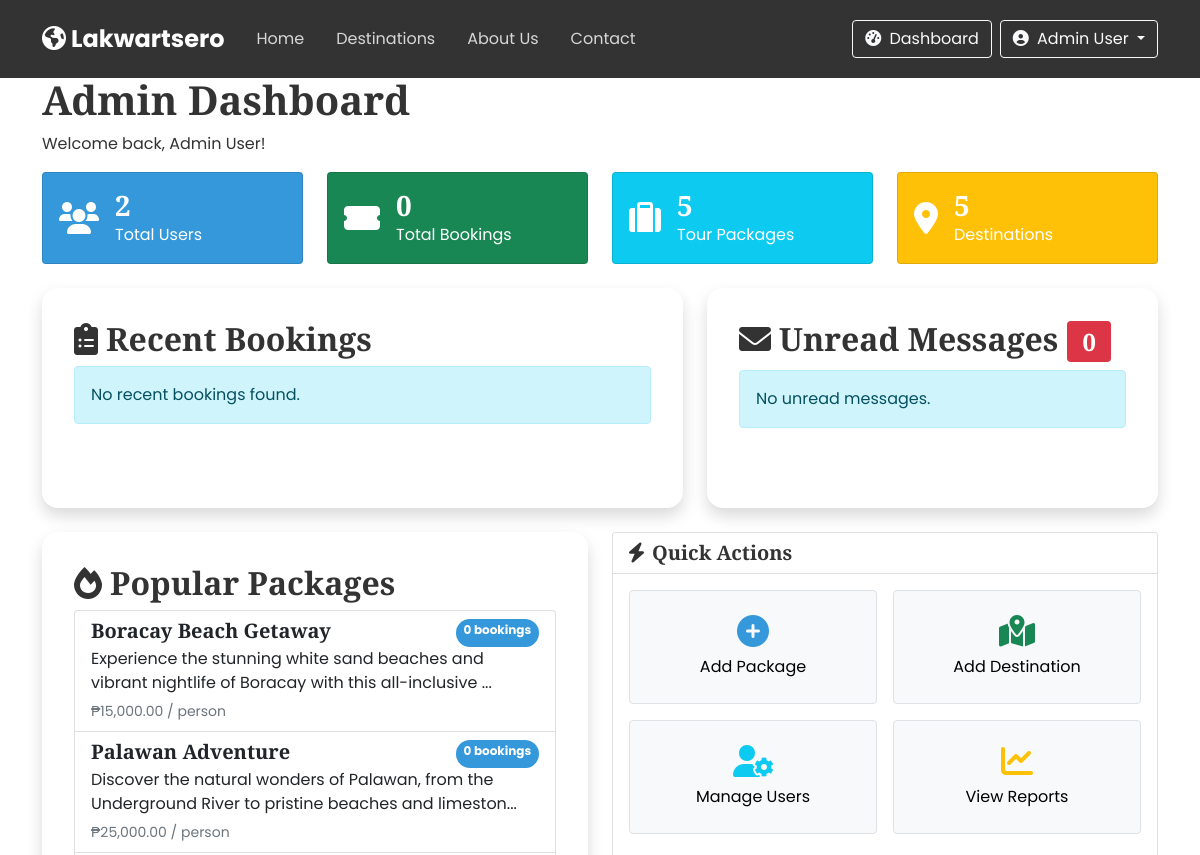
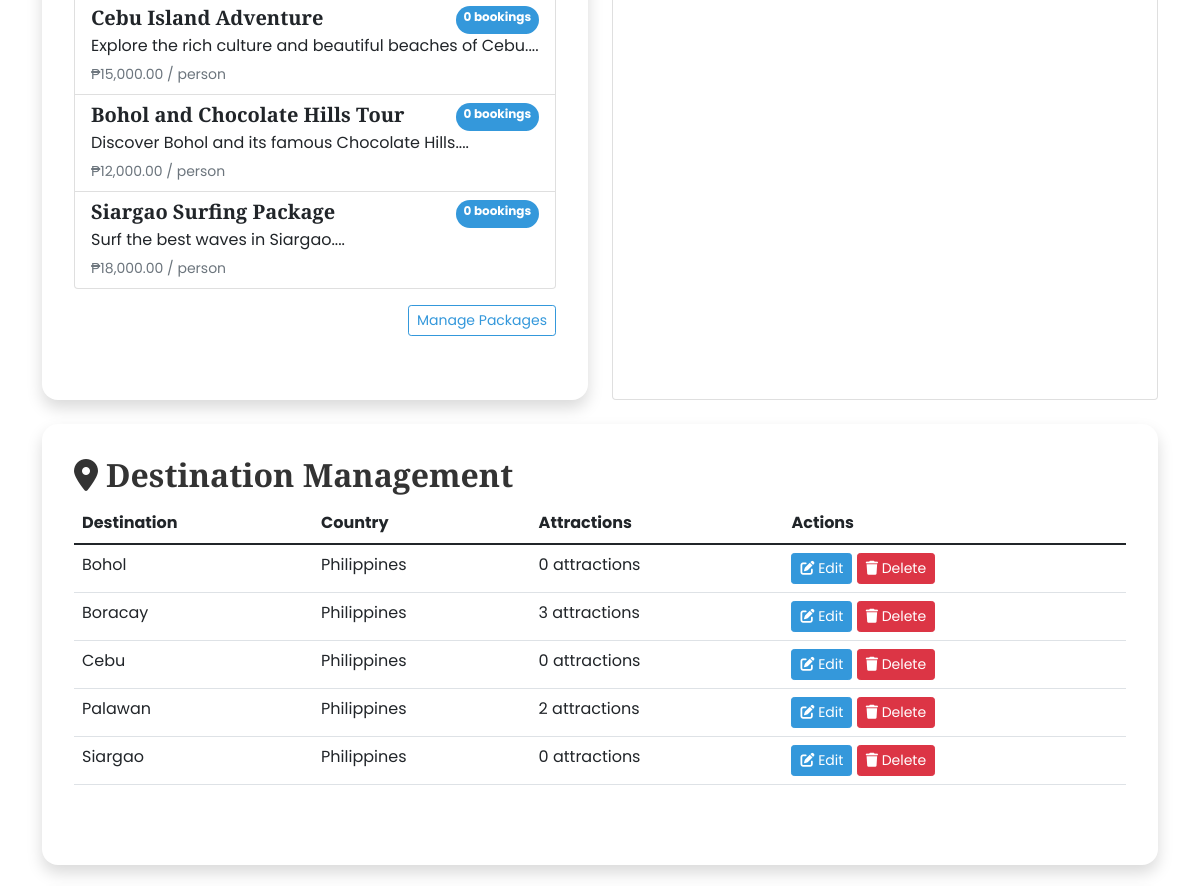
The app's page /admin-dashboard.php (signed in, upper part), older data (2 pictures, top to bottom).
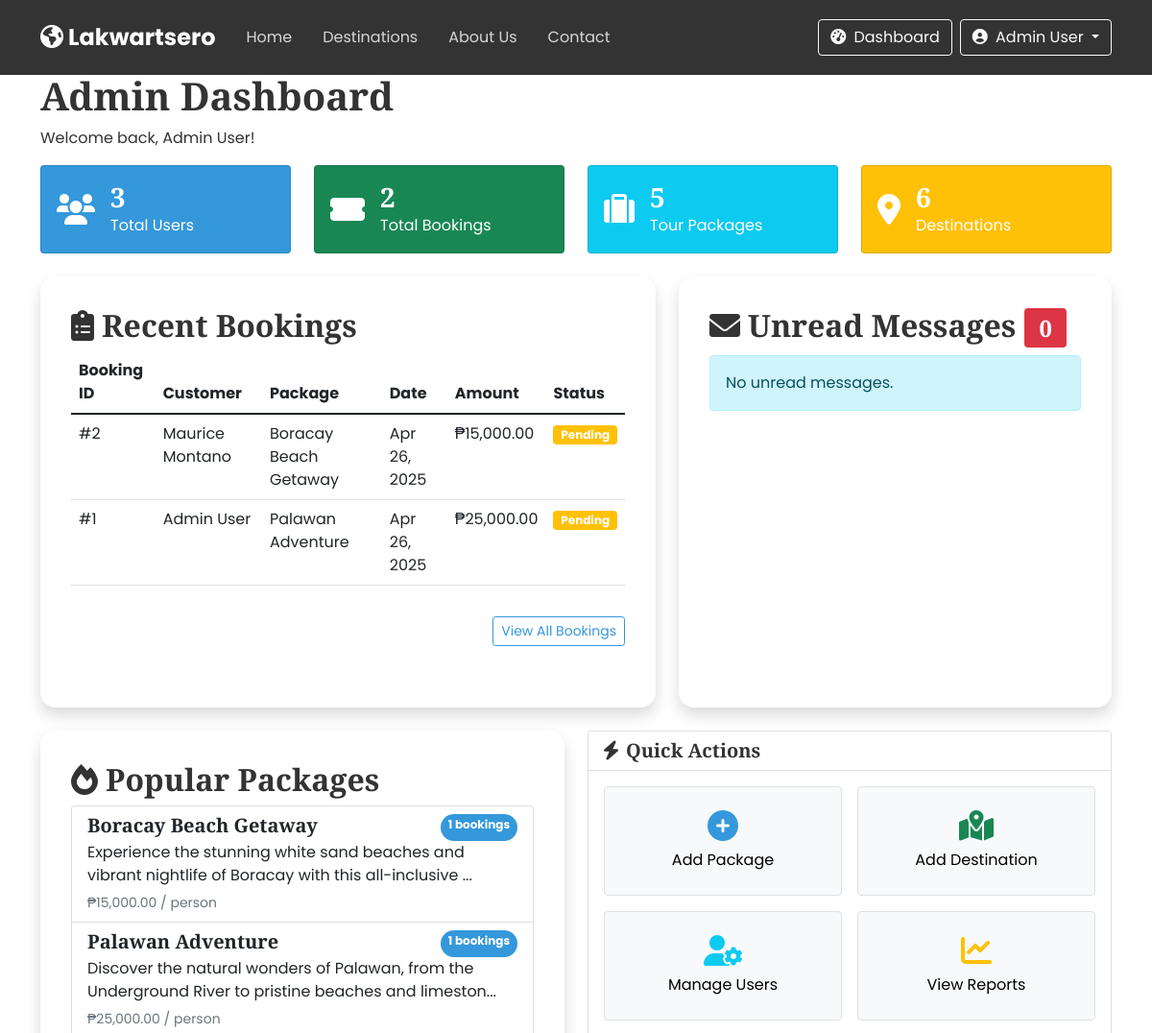
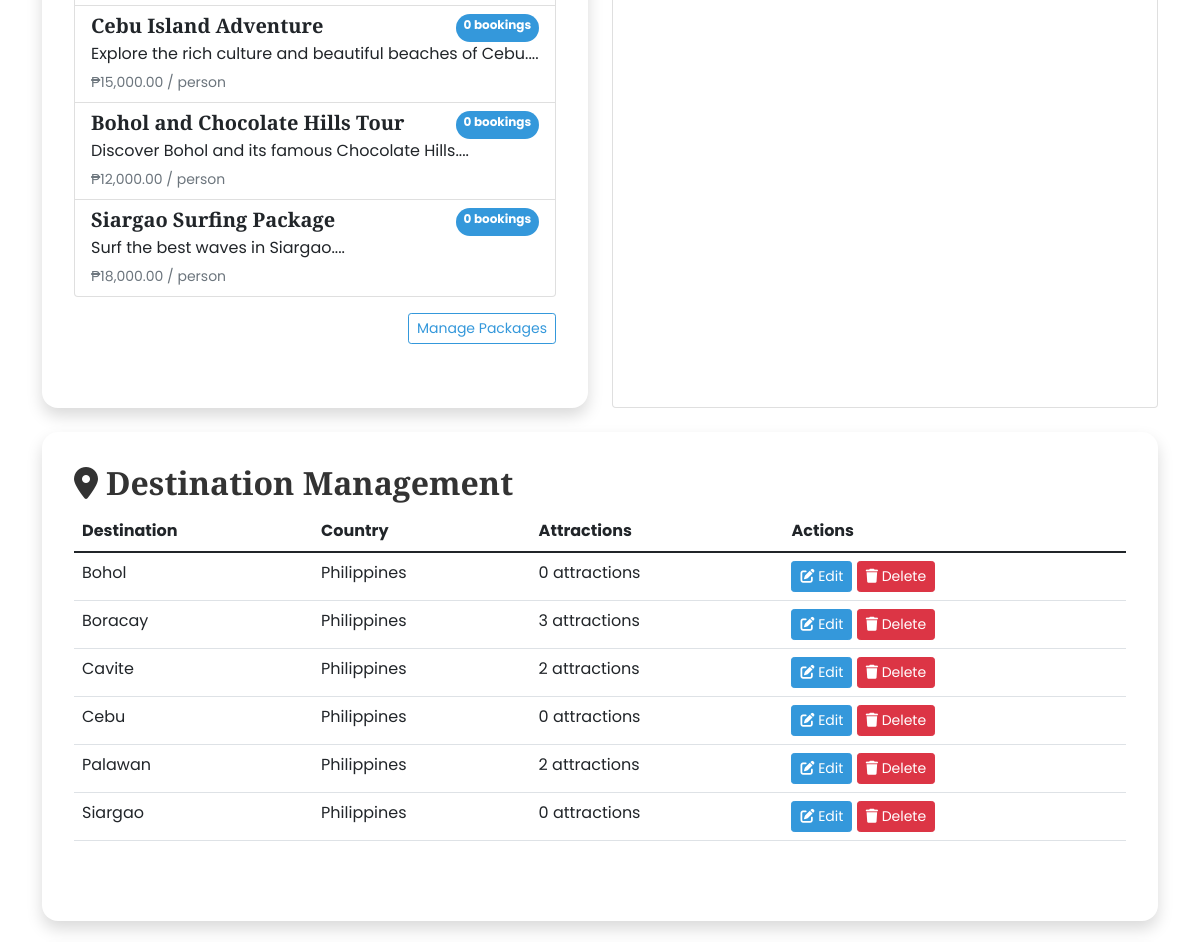
The same page, newer data (2 pictures, top to bottom).
### tables this page shows
CREATE TABLE `packages` (
  `id` int(11) NOT NULL,
  `destination_id` int(11) NOT NULL,
  `title` varchar(100) NOT NULL,
  `description` text DEFAULT NULL,
  `price` decimal(10,2) NOT NULL,
  `duration` int(11) NOT NULL COMMENT 'in days',
  `max_travelers` int(11) DEFAULT 10,
  `itinerary` text DEFAULT NULL,
  `inclusions` text DEFAULT NULL,
  `exclusions` text DEFAULT NULL,
  `featured` tinyint(1) DEFAULT 0,
  `discount_percent` int(11) DEFAULT 0,
  `created_by` int(11) DEFAULT NULL,
  `created_at` timestamp NOT NULL DEFAULT current_timestamp(),
  `updated_at` timestamp NOT NULL DEFAULT current_timestamp() ON UPDATE current_timestamp(),
  `status` enum('active','inactive','sold-out') DEFAULT 'active'
);

CREATE TABLE `destinations` (
  `id` int(11) NOT NULL,
  `name` varchar(100) NOT NULL,
  `country` varchar(100) DEFAULT 'Philippines',
  `region` varchar(100) NOT NULL,
  `description` text DEFAULT NULL,
  `image_url` varchar(255) DEFAULT NULL,
  `featured` tinyint(1) DEFAULT 0,
  `popular` tinyint(1) DEFAULT 0,
  `best_time_to_visit` varchar(100) DEFAULT NULL,
  `things_to_do` text DEFAULT NULL,
  `created_at` timestamp NOT NULL DEFAULT current_timestamp(),
  `updated_at` timestamp NOT NULL DEFAULT current_timestamp() ON UPDATE current_timestamp()
);

CREATE TABLE `bookings` (
  `id` int(11) NOT NULL,
  `user_id` int(11) NOT NULL,
  `package_id` int(11) NOT NULL,
  `booking_date` date NOT NULL,
  `travel_date` date NOT NULL,
  `num_travelers` int(11) NOT NULL DEFAULT 1,
  `total_price` decimal(10,2) NOT NULL,
  `status` enum('pending','confirmed','cancelled') DEFAULT 'pending',
  `confirmation_number` varchar(20) DEFAULT NULL,
  `special_requests` text DEFAULT NULL,
  `created_at` timestamp NOT NULL DEFAULT current_timestamp(),
  `updated_at` timestamp NOT NULL DEFAULT current_timestamp() ON UPDATE current_timestamp()
);

CREATE TABLE `users` (
  `id` int(11) NOT NULL,
  `role_id` int(11) NOT NULL,
  `full_name` varchar(100) NOT NULL,
  `username` varchar(50) NOT NULL,
  `email` varchar(100) NOT NULL,
  `password` varchar(255) NOT NULL,
  `phone` varchar(20) DEFAULT NULL,
  `address` text DEFAULT NULL,
  `profile_img` varchar(255) DEFAULT 'default-user.jpg',
  `created_at` timestamp NOT NULL DEFAULT current_timestamp(),
  `updated_at` timestamp NOT NULL DEFAULT current_timestamp() ON UPDATE current_timestamp(),
  `status` enum('active','inactive','banned') DEFAULT 'active'
);

### includes/functions.php (called while the page is built, shortened)
<?php
function getAllDestinations($conn) {
    $sql = "SELECT * FROM destinations ORDER BY name";
    $result = $conn->query($sql);
    $destinations = [];
    while($row = $result->fetch_assoc()) {
        $destinations[] = $row;
    }
    return $destinations;
}
function formatCurrency($amount) {
    return '₱' . number_format($amount, 2);
}
function getAttractionsByDestination($conn, $destinationId) {
    $sql = "SELECT * FROM attractions WHERE destination_id = ?";
    $stmt = $conn->prepare($sql);
    $stmt->bind_param("i", $destinationId);
    $stmt->execute();
    $result = $stmt->get_result();
    $attractions = [];
    while($row = $result->fetch_assoc()) {
        $attractions[] = $row;
    }
    return $attractions;
}
?>

### admin-dashboard.php (the view, shortened to what the changed rows need)
<?php
include 'includes/header.php';
$totalUsers = getTotalUsers($conn);
$totalBookings = getTotalBookings($conn);
$totalDestinations = getTotalDestinations($conn);
$pendingMessages = getTotalPendingMessages($conn);
$recentBookings = getRecentBookings($conn, 5);
$popularPackages = getPopularPackages($conn, 5);
?>
<section class="dashboard-section">
    <div class="container">
        <div class="dashboard-header" data-aos="fade-up">
            <h1>Admin Dashboard</h1>
        </div>
        <div class="row g-4 mb-4" data-aos="fade-up">
            <div class="col-md-3">
                <div class="card h-100 bg-primary text-white">
                    <div class="card-body d-flex align-items-center">
                        <div>
                            <h3 class="mb-0"><?php echo $totalUsers; ?></h3>
                            <p class="mb-0">Total Users</p>
                        </div>
                    </div>
                </div>
            </div>
            <div class="col-md-3">
                <div class="card h-100 bg-success text-white">
                    <div class="card-body d-flex align-items-center">
                        <div>
                            <h3 class="mb-0"><?php echo $totalBookings; ?></h3>
                            <p class="mb-0">Total Bookings</p>
                        </div>
                    </div>
                </div>
            </div>
            <div class="col-md-3">
                <div class="card h-100 bg-warning text-white">
                    <div class="card-body d-flex align-items-center">
                        <div>
                            <h3 class="mb-0"><?php echo $totalDestinations; ?></h3>
                            <p class="mb-0">Destinations</p>
                        </div>
                    </div>
                </div>
            </div>
        </div>
        <div class="row mt-4">
            <div class="col-lg-7" data-aos="fade-up">
                <div class="dashboard-card">
                    <div class="dashboard-card-header">
                        <h2><i class="fas fa-clipboard-list me-2"></i>Recent Bookings</h2>
                    </div>
                    <div class="dashboard-card-body">
                        <?php if (count($recentBookings) > 0): ?>
                        <div class="table-responsive">
                            <table class="table table-hover">
                                <thead>
                                    <tr>
                                        <th>Booking ID</th>
                                        <th>Customer</th>
                                        <th>Package</th>
                                        <th>Date</th>
                                        <th>Amount</th>
                                        <th>Status</th>
                                    </tr>
                                </thead>
                                <tbody>
                                    <?php foreach($recentBookings as $booking): ?>
                                    <tr>
                                        <td>#<?php echo $booking['id']; ?></td>
                                        <td><?php echo $booking['full_name']; ?></td>
                                        <td><?php echo $booking['package_title']; ?></td>
                                        <td><?php echo date('M d, Y', strtotime($booking['booking_date'])); ?></td>
                                        <td><?php echo formatCurrency($booking['total_price']); ?></td>
                                        <td>
                                            <span class="badge bg-<?php
                                                echo $booking['status'] == 'confirmed' ? 'success' :
                                                    ($booking['status'] == 'pending' ? 'warning' : 'danger');
                                            ?>">
                                                <?php echo ucfirst($booking['status']); ?>
                                            </span>
                                        </td>
                                    </tr>
                                    <?php endforeach; ?>
                                </tbody>
                            </table>
                        </div>
                        <div class="text-end mt-3">
                            <a href="bookings.php" class="btn btn-sm btn-outline-primary">View All Bookings</a>
                        </div>
                        <?php else: ?>
                        <div class="alert alert-info">No recent bookings found.</div>
                        <?php endif; ?>
                    </div>
                </div>
            </div>
            <div class="col-lg-5" data-aos="fade-up" id="messages">
                <div class="dashboard-card">
                    <div class="dashboard-card-header">
                        <h2><i class="fas fa-envelope me-2"></i>Unread Messages <span class="badge bg-danger"><?php echo $pendingMessages; ?></span></h2>
                    </div>
                </div>
            </div>
        </div>
        <div class="row mt-4">
            <div class="col-md-6" data-aos="fade-up">
                <div class="dashboard-card">
                    <div class="dashboard-card-header">
                        <h2><i class="fas fa-fire me-2"></i>Popular Packages</h2>
                    </div>
                    <div class="dashboard-card-body">
                        <?php if (count($popularPackages) > 0): ?>
                        <div class="list-group">
                            <?php foreach($popularPackages as $package): ?>
                            <a href="package-details.php?id=<?php echo $package['id']; ?>" class="list-group-item list-group-item-action">
                                <div class="d-flex w-100 justify-content-between">
                                    <h5 class="mb-1"><?php echo $package['title']; ?></h5>
                                    <span class="badge bg-primary rounded-pill"><?php echo $package['bookings_count']; ?> bookings</span>
                                </div>
                                <p class="mb-1"><?php echo substr($package['description'], 0, 100); ?>...</p>
                                <small class="text-muted"><?php echo formatCurrency($package['price']); ?> / person</small>
                            </a>
                            <?php endforeach; ?>
                        </div>
                        <?php else: ?>
                        <div class="alert alert-info">No package data available.</div>
                        <?php endif; ?>
                    </div>
                </div>
            </div>
        </div>
<div class="row mt-4">
    <div class="col-12">
        <div class="dashboard-card">
            <div class="dashboard-card-header">
                <h2><i class="fas fa-map-marker-alt me-2"></i>Destination Management</h2>
            </div>
            <div class="dashboard-card-body">
                <div class="table-responsive">
                    <table class="table table-hover">
                        <thead>
                            <tr>
                                <th>Destination</th>
                                <th>Country</th>
                                <th>Attractions</th>
                                <th>Actions</th>
                            </tr>
                        </thead>
                        <tbody>
                            <?php
                            $destinations = getAllDestinations($conn);
                            foreach($destinations as $destination):
                                $attractionCount = count(getAttractionsByDestination($conn, $destination['id']));
                            ?>
                            <tr>
                                <td><?php echo htmlspecialchars($destination['name']); ?></td>
                                <td><?php echo htmlspecialchars($destination['country']); ?></td>
                                <td><?php echo $attractionCount; ?> attractions</td>
                                <td>
                                    <a href="edit-destination.php?id=<?php echo $destination['id']; ?>" class="btn btn-sm btn-primary">
                                        <i class="fas fa-edit"></i> Edit
                                    </a>
                                    <a href="delete-destination.php?id=<?php echo $destination['id']; ?>" class="btn btn-sm btn-danger" onclick="return confirm('Are you sure you want to delete this destination? This will also delete all related packages and attractions.')">
                                        <i class="fas fa-trash"></i> Delete
                                    </a>
                                </td>
                            </tr>
                            <?php endforeach; ?>
                        </tbody>
                    </table>
                </div>
            </div>
        </div>
    </div>
</div>
    </div>
</section>
<?php
include 'includes/footer.php';
function getTotalUsers($conn) {
    $sql = "SELECT COUNT(*) as total FROM users";
    $result = $conn->query($sql);
    $row = $result->fetch_assoc();
    return $row['total'];
}
function getTotalBookings($conn) {
    $sql = "SELECT COUNT(*) as total FROM bookings";
    $result = $conn->query($sql);
    $row = $result->fetch_assoc();
    return $row['total'];
}
function getTotalDestinations($conn) {
    $sql = "SELECT COUNT(*) as total FROM destinations";
    $result = $conn->query($sql);
    $row = $result->fetch_assoc();
    return $row['total'];
}
function getTotalPendingMessages($conn) {
    $sql = "SELECT COUNT(*) as total FROM messages WHERE status = 'unread'";
    $result = $conn->query($sql);
    $row = $result->fetch_assoc();
    return $row['total'];
}
function getRecentBookings($conn, $limit) {
    $sql = "SELECT b.*, u.full_name, p.title as package_title
            FROM bookings b
            JOIN users u ON b.user_id = u.id
            JOIN packages p ON b.package_id = p.id
            ORDER BY b.created_at DESC
            LIMIT ?";
    $stmt = $conn->prepare($sql);
    $stmt->bind_param("i", $limit);
    $stmt->execute();
    $result = $stmt->get_result();
    $bookings = [];
    while($row = $result->fetch_assoc()) {
        $bookings[] = $row;
    }
    return $bookings;
}
function getPopularPackages($conn, $limit) {
    $sql = "SELECT p.*, COUNT(b.id) as bookings_count
            FROM packages p
            LEFT JOIN bookings b ON p.id = b.package_id
            GROUP BY p.id
            ORDER BY bookings_count DESC
            LIMIT ?";
    $stmt = $conn->prepare($sql);
    $stmt->bind_param("i", $limit);
    $stmt->execute();
    $result = $stmt->get_result();
    $packages = [];
    while($row = $result->fetch_assoc()) {
        $packages[] = $row;
    }
    return $packages;
}
?>

Row changes from the older to the newer data that the page shows:
added bookings: id "2", user.full_name "Maurice Montano", package.title "Boracay Beach Getaway", booking_date "Apr 26, 2025", total_price "₱15,000.00", status "Pending"
added bookings: id "1", user.full_name "Admin User", package.title "Palawan Adventure", booking_date "Apr 26, 2025", total_price "₱25,000.00", status "Pending"
changed packages "Boracay Beach Getaway": bookings_count "0" → "1"
changed packages "Palawan Adventure": bookings_count "0" → "1"
added destinations: name "Cavite", country "Philippines", attractionCount "2"
Text that changed along with them:
$totalUsers: "2" → "3"
$totalBookings: "0" → "2"
$totalDestinations: "5" → "6"
text no longer shown: "No recent bookings found."
text now shown: "Booking ID Customer Package Date Amount Status View All Bookings"
